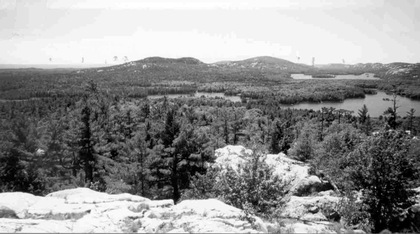
%> input picture KillarneyPic.png, 420 x 234 px, shrunk from 1395 x 776 before the run
$ octave Lab_2_P3.m   (GNU Octave 9; MATLAB toolbox functions it lacks are replaced by stand-ins)
%> lines starting %> are read from the running program, lines starting %| are printed output that depends on the picture
%% (a)
killarney_pic = imread("KillarneyPic.png");
%> killarney_pic is the input picture: size 234x420 uint8; min 0, max 255, mean 144.9
whos("killarney_pic")
%% (b)
killarney_pic_double = im2double(killarney_pic);
figure
imshow(killarney_pic_double)
%% (c)
rate_reduction_factor = 5;
% impulse sampling
impulse_sample = zeros(size(killarney_pic_double));
impulse_sample(1:rate_reduction_factor:end, 1:rate_reduction_factor:end) = 1;
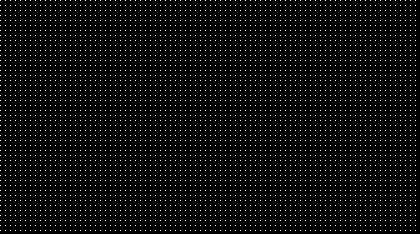
%> impulse_sample: size 234x420 double; values 0 (black) and 1 (white), 4% white in thin lines or dots
killarney_pic_impulse_sampled = impulse_sample.*killarney_pic_double;
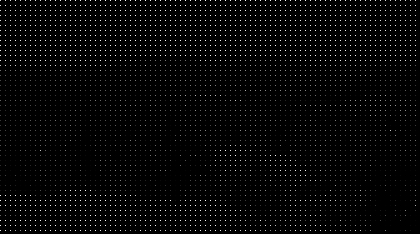
%> killarney_pic_impulse_sampled: size 234x420 double; min 0, max 1, mean 0.023
figure
imshow(killarney_pic_impulse_sampled)
% downsampling
killarney_pic_downsampled = killarney_pic_double(1:rate_reduction_factor:end, 1:rate_reduction_factor:end);
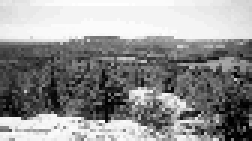
%> killarney_pic_downsampled: size 47x84 double (shown 3 times larger); min 0, max 1, mean 0.574
figure
imshow(killarney_pic_downsampled)
% zero-order hold reconstruction
killarney_pic_ZOH = zeros(size(killarney_pic_double));
for i=1:size(killarney_pic_downsampled,1) % access rows
    for j=1:size(killarney_pic_downsampled,2) % access columns
        i_start = i*rate_reduction_factor-(rate_reduction_factor-1);
        i_end = i*rate_reduction_factor;
        j_start = j*rate_reduction_factor-(rate_reduction_factor-1);
        j_end = j*rate_reduction_factor;
        if i == size(killarney_pic_downsampled,1)
            i_end = size(killarney_pic_ZOH,1);
        end
        if j == size(killarney_pic_downsampled,2)
            j_end = size(killarney_pic_ZOH,2);
        end
        killarney_pic_ZOH(i_start:i_end,j_start:j_end) = killarney_pic_downsampled(i,j);
    end
end
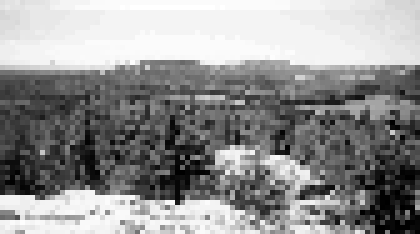
%> killarney_pic_ZOH: size 234x420 double; min 0, max 1, mean 0.573
figure
imshow(killarney_pic_ZOH)
% first_order hold reconstruction
killarney_pic_FOH = zeros(size(killarney_pic_double));
% interpolate every rate_reduction_factor number of rows first
for i=1:size(killarney_pic_downsampled,1) % access rows
    for j=1:size(killarney_pic_downsampled,2) % access columns
        if j == size(killarney_pic_downsampled, 2)
            % keep constant for last column
            killarney_pic_FOH(i*rate_reduction_factor-(rate_reduction_factor-1),j*rate_reduction_factor-(rate_reduction_factor-1):end) = killarney_pic_downsampled(i,j);
        else
            row_interpolation = linspace(killarney_pic_downsampled(i,j),killarney_pic_downsampled(i,j+1),6);
            killarney_pic_FOH(i*rate_reduction_factor-(rate_reduction_factor-1),j*rate_reduction_factor-(rate_reduction_factor-1):j*rate_reduction_factor) = row_interpolation(1,1:5);
        end
    end
end
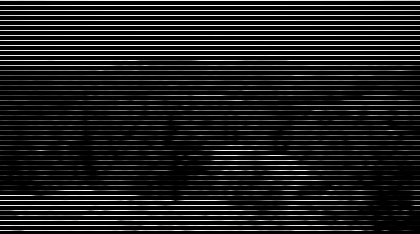
%> killarney_pic_FOH: size 234x420 double; min 0, max 1, mean 0.115
%> after the loop, row_interpolation = [0.106 0.0863 0.0667 0.0471 0.0275 0.00784]
% interpolate all columns
for j=1:size(killarney_pic_FOH,2) % access all columnso
    for i=1:size(killarney_pic_downsampled,1) % access rows
        if i == size(killarney_pic_downsampled,1)
            % keep constant for last row
            killarney_pic_FOH(i*rate_reduction_factor-(rate_reduction_factor-1):end,j) = killarney_pic_FOH(i*rate_reduction_factor-(rate_reduction_factor-1),j);
        else
            column_interpolation = linspace(killarney_pic_FOH(i*rate_reduction_factor-(rate_reduction_factor-1),j),killarney_pic_FOH(i*rate_reduction_factor+1,j),6);
            killarney_pic_FOH(i*rate_reduction_factor-(rate_reduction_factor-1):i*rate_reduction_factor,j) = column_interpolation(1,1:5).';
        end
    end
end
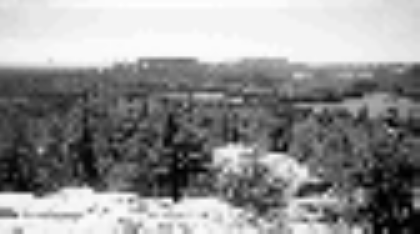
%> killarney_pic_FOH: size 234x420 double; min 0, max 1, mean 0.571
%> after the loop, column_interpolation = [0.0314 0.0267 0.022 0.0173 0.0125 0.00784]
figure
imshow(killarney_pic_FOH)

%% (d) Calculate PSNR values (for ranking fidelity)
psnr_impulse = psnr(killarney_pic_impulse_sampled, killarney_pic_double);
%> psnr_impulse = 3.92
psnr_ZOH = psnr(killarney_pic_ZOH, killarney_pic_double);
%> psnr_ZOH = 17.65
psnr_FOH = psnr(killarney_pic_FOH, killarney_pic_double);
%> psnr_FOH = 20.73

fprintf('PSNR between original and impulse sampled image: %.2f dB\n', psnr_impulse);
%| PSNR between original and impulse sampled image: 3.92 dB
fprintf('PSNR between original and ZOH reconstructed image: %.2f dB\n', psnr_ZOH);
%| PSNR between original and ZOH reconstructed image: 17.65 dB
fprintf('PSNR between original and FOH reconstructed image: %.2f dB\n', psnr_FOH);
%| PSNR between original and FOH reconstructed image: 20.73 dB
